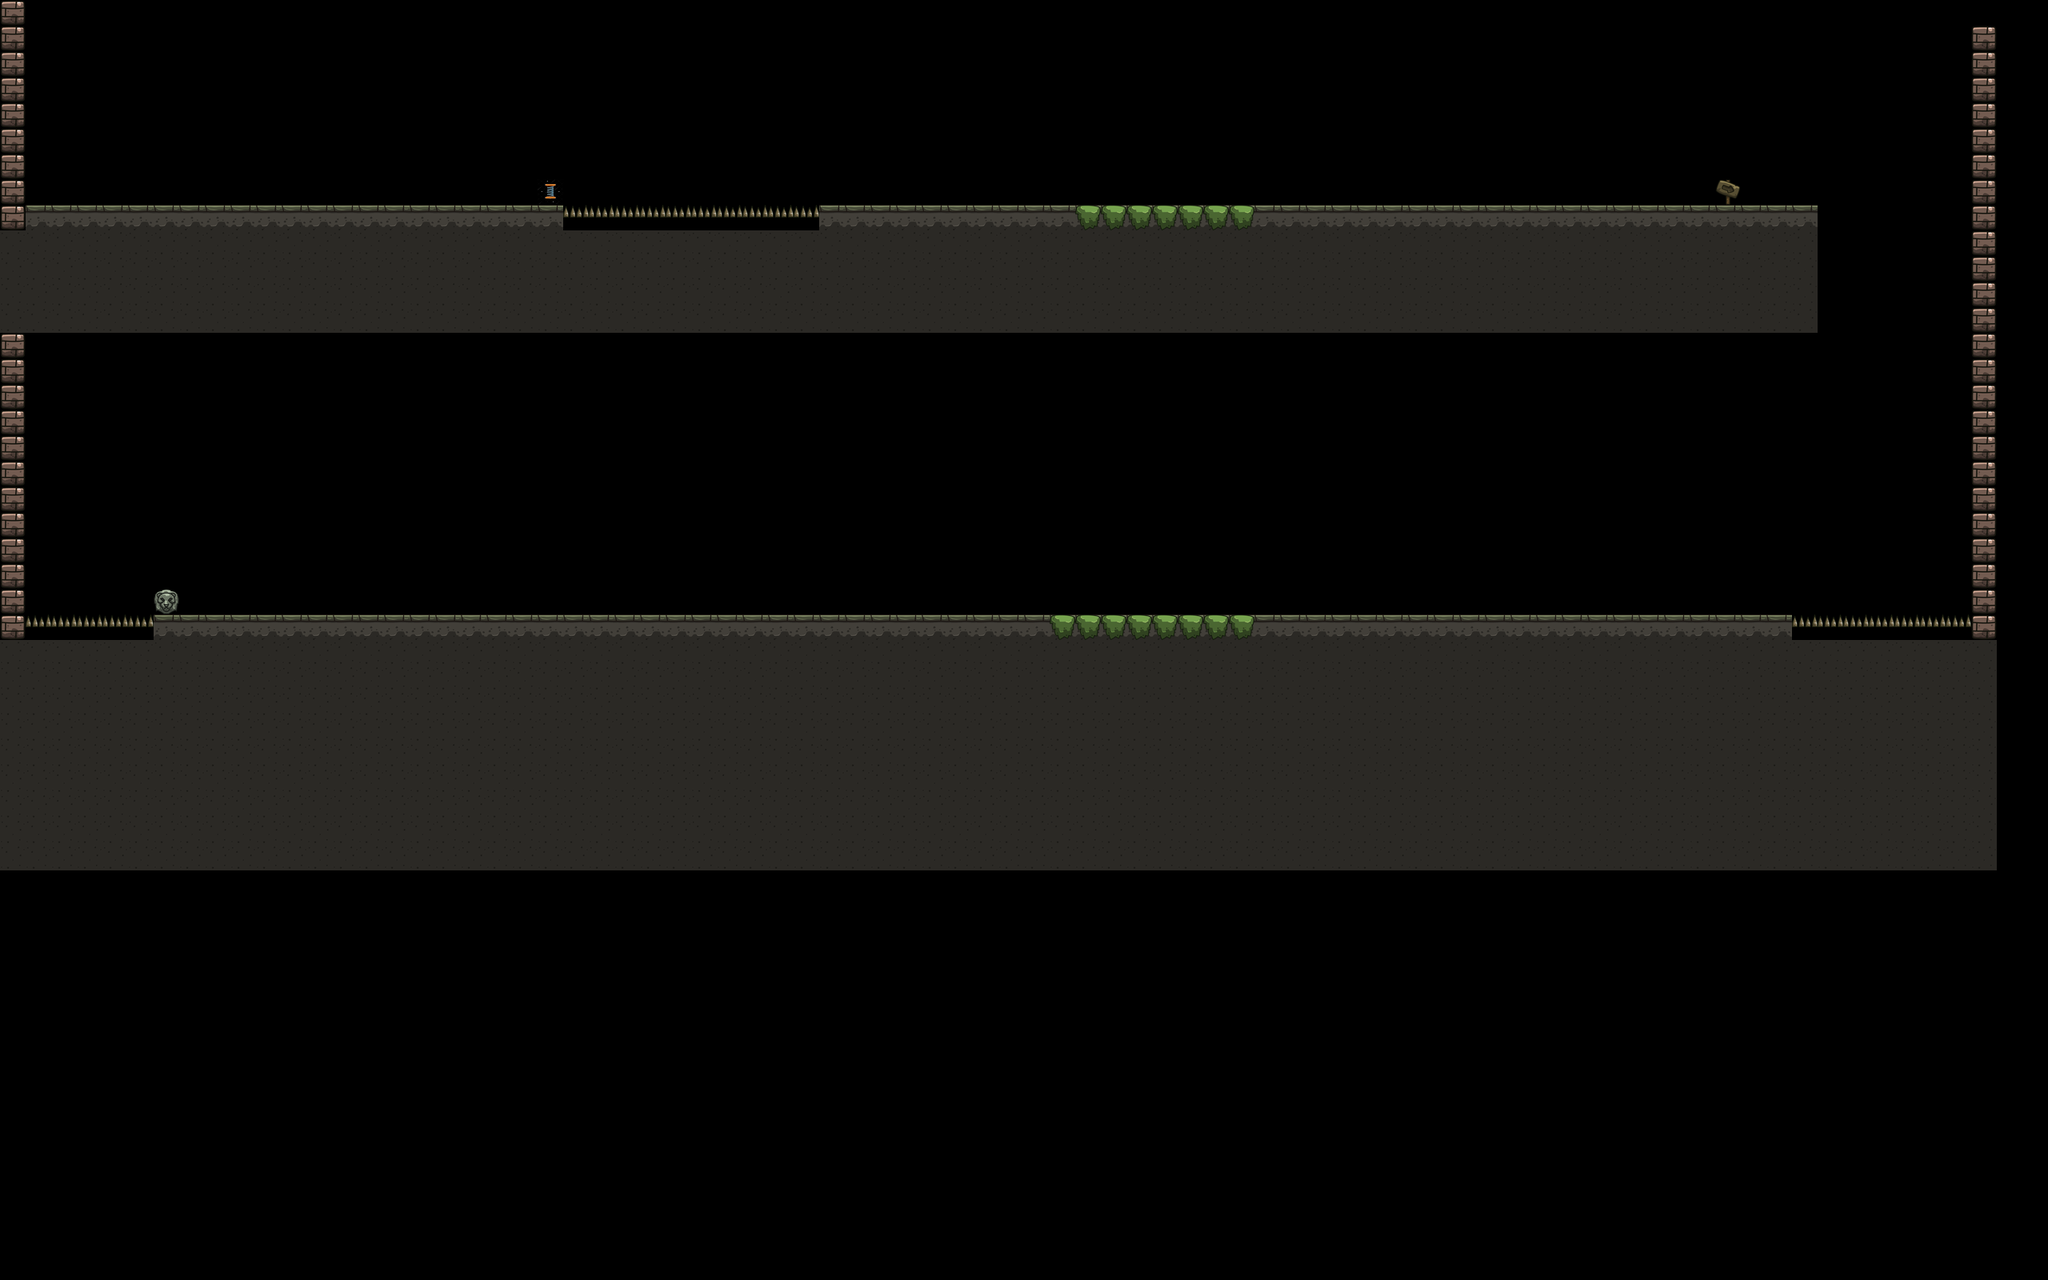

The image is a tile-based game level rendered from a .tmx file. Its description and source (layers, tilesets, objects; grid data summarised) follow:
An orthogonal 80x50 tile map with 32x32 px tiles, 1 tile layer (Camada de Tiles 1).

<map version="1.5" tiledversion="1.7.2" orientation="orthogonal" renderorder="right-down" width="80" height="50" tilewidth="32" tileheight="32" infinite="0" nextlayerid="3" nextobjectid="1">
 <editorsettings>
  <export target="MedievalRuins.json" format="json" />
 </editorsettings>
 <tileset firstgid="1" name="level1_tilset" tilewidth="120" tileheight="120" tilecount="54" columns="0">
  <grid orientation="orthogonal" width="1" height="1" />
  <tile id="1">
   <image width="32" height="32" source="../assets/level1/Brick_01.png" />
  </tile>
  <tile id="2">
   <image width="32" height="32" source="../assets/level1/Brick_02.png" />
  </tile>
  <tile id="3">
   <image width="16" height="16" source="../assets/level1/Bridge_01.png" />
  </tile>
  <tile id="4">
   <image width="16" height="16" source="../assets/level1/Bridge_02.png" />
  </tile>
  <tile id="5">
   <image width="32" height="32" source="../assets/level1/Decor_Brick.png" />
  </tile>
  <tile id="6">
   <image width="32" height="32" source="../assets/level1/Decor_Plant.png" />
  </tile>
  <tile id="7">
   <image width="120" height="120" source="../assets/level1/Decor_Ruins_01.png" />
  </tile>
  <tile id="8">
   <image width="120" height="120" source="../assets/level1/Decor_Ruins_02.png" />
  </tile>
  <tile id="9">
   <image width="64" height="64" source="../assets/level1/Decor_Statue.png" />
  </tile>
  <tile id="10">
   <image width="32" height="32" source="../assets/level1/Fence.png" />
  </tile>
  <tile id="11">
   <image width="32" height="16" source="../assets/level1/Grass_01.png" />
  </tile>
  <tile id="12">
   <image width="32" height="16" source="../assets/level1/Grass_02.png" />
  </tile>
  <tile id="13">
   <image width="32" height="32" source="../assets/level1/Ground_01.png" />
  </tile>
  <tile id="14">
   <image width="32" height="32" source="../assets/level1/Ground_02.png" />
  </tile>
  <tile id="15">
   <image width="32" height="32" source="../assets/level1/Ground_03.png" />
  </tile>
  <tile id="16">
   <image width="32" height="32" source="../assets/level1/Ground_04.png" />
  </tile>
  <tile id="17">
   <image width="32" height="32" source="../assets/level1/Ground_05.png" />
  </tile>
  <tile id="18">
   <image width="32" height="32" source="../assets/level1/Ground_06.png" />
  </tile>
  <tile id="19">
   <image width="32" height="32" source="../assets/level1/Ground_07.png" />
  </tile>
  <tile id="20">
   <image width="32" height="32" source="../assets/level1/Ground_08.png" />
  </tile>
  <tile id="21">
   <image width="32" height="32" source="../assets/level1/Ground_09.png" />
  </tile>
  <tile id="22">
   <image width="32" height="32" source="../assets/level1/Ground_10.png" />
  </tile>
  <tile id="23">
   <image width="32" height="32" source="../assets/level1/Ground_11.png" />
  </tile>
  <tile id="24">
   <image width="32" height="32" source="../assets/level1/Ground_12.png" />
  </tile>
  <tile id="25">
   <image width="32" height="32" source="../assets/level1/Ground_13.png" />
  </tile>
  <tile id="26">
   <image width="80" height="80" source="../assets/level1/Ground-Additional_01.png" />
  </tile>
  <tile id="27">
   <image width="80" height="80" source="../assets/level1/Ground-Additional_02.png" />
  </tile>
  <tile id="28">
   <image width="80" height="80" source="../assets/level1/Ground-Additional_03.png" />
  </tile>
  <tile id="29">
   <image width="80" height="80" source="../assets/level1/Ground-Additional_04.png" />
  </tile>
  <tile id="30">
   <image width="32" height="80" source="../assets/level1/Ground-Additional_05.png" />
  </tile>
  <tile id="31">
   <image width="32" height="80" source="../assets/level1/Ground-Additional_06.png" />
  </tile>
  <tile id="32">
   <image width="80" height="80" source="../assets/level1/Ground-Additional_07.png" />
  </tile>
  <tile id="33">
   <image width="32" height="32" source="../assets/level1/hotPixel.png" />
  </tile>
  <tile id="34">
   <image width="32" height="32" source="../assets/level1/Ladder.png" />
  </tile>
  <tile id="35">
   <image width="32" height="32" source="../assets/level1/Lion_Bas_Relief.png" />
  </tile>
  <tile id="36">
   <image width="32" height="32" source="../assets/level1/Little_Wreckage.png" />
  </tile>
  <tile id="37">
   <image width="32" height="32" source="../assets/level1/Rock_01.png" />
  </tile>
  <tile id="38">
   <image width="32" height="32" source="../assets/level1/Rock_02.png" />
  </tile>
  <tile id="39">
   <image width="32" height="16" source="../assets/level1/Rock_03.png" />
  </tile>
  <tile id="40">
   <image width="32" height="16" source="../assets/level1/Rock_04.png" />
  </tile>
  <tile id="41">
   <image width="16" height="16" source="../assets/level1/Rock_05.png" />
  </tile>
  <tile id="42">
   <image width="16" height="16" source="../assets/level1/Rock_06.png" />
  </tile>
  <tile id="43">
   <image width="16" height="16" source="../assets/level1/Rock_07.png" />
  </tile>
  <tile id="44">
   <image width="16" height="16" source="../assets/level1/Rock_08.png" />
  </tile>
  <tile id="45">
   <image width="32" height="32" source="../assets/level1/Sign_01.png" />
  </tile>
  <tile id="46">
   <image width="32" height="32" source="../assets/level1/Sign_02.png" />
  </tile>
  <tile id="47">
   <image width="32" height="32" source="../assets/level1/Sign_03.png" />
  </tile>
  <tile id="48">
   <image width="32" height="32" source="../assets/level1/Sign_04.png" />
  </tile>
  <tile id="49">
   <image width="32" height="32" source="../assets/level1/Sign_05.png" />
  </tile>
  <tile id="50">
   <image width="32" height="32" source="../assets/level1/Sign_06.png" />
  </tile>
  <tile id="51">
   <image width="32" height="32" source="../assets/level1/Spikes.png" />
  </tile>
  <tile id="52">
   <image width="32" height="32" source="../assets/level1/Wooden_Barrel.png" />
  </tile>
  <tile id="53">
   <image width="32" height="32" source="../assets/level1/Wooden_Box.png" />
  </tile>
  <tile id="54">
   <image width="32" height="32" source="../assets/level1/Spring.png" />
  </tile>
 </tileset>
 <layer id="1" name="Camada de Tiles 1" width="80" height="50">
  <data>[4000 cells, 1180 non-empty, 8 distinct tile ids]</data>
 </layer>
</map>
